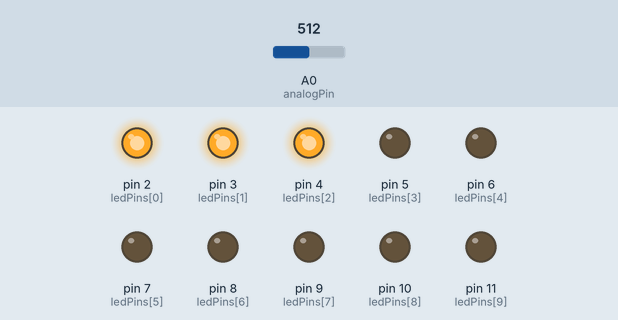
Recording of a sketch running on a simulated Arduino Uno, built with avr-gcc and run on an emulated ATmega328P. Parts: output pins drawn as LEDs (lit = HIGH). Inputs (shaded band) come from the test bench; at power-on: A0 (analogPin) = 512.

Above: at 1.2 s.
1.3 s: A0 (analogPin) set to 496
At 2.6 s:
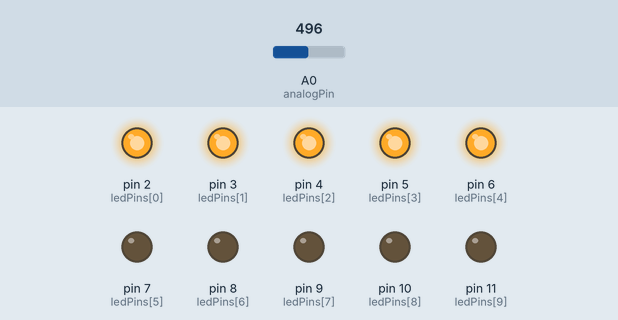
4.4 s: A0 (analogPin) set to 456
At 4.8 s:
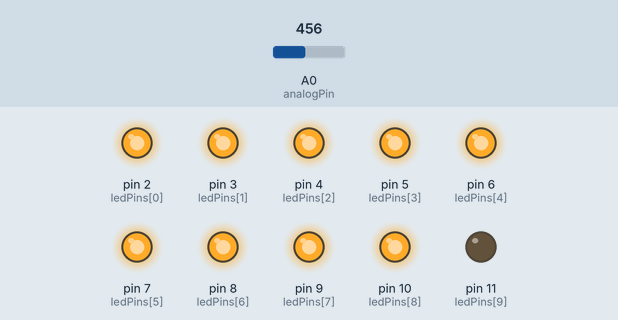
7.5 s: A0 (analogPin) set to 415
10.6 s: A0 (analogPin) set to 388
13.7 s: A0 (analogPin) set to 306
At 15.7 s:
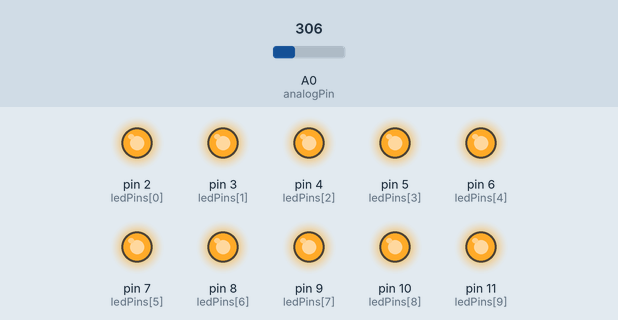
16.8 s: A0 (analogPin) set to 511
At 18.5 s:
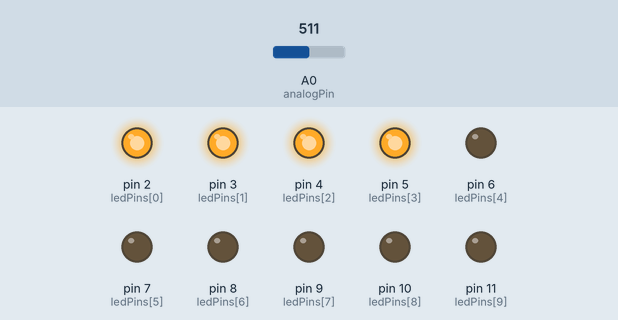
Timing chart, 0 to 20.9 s (numbered marks = the images above; inputs shaded):
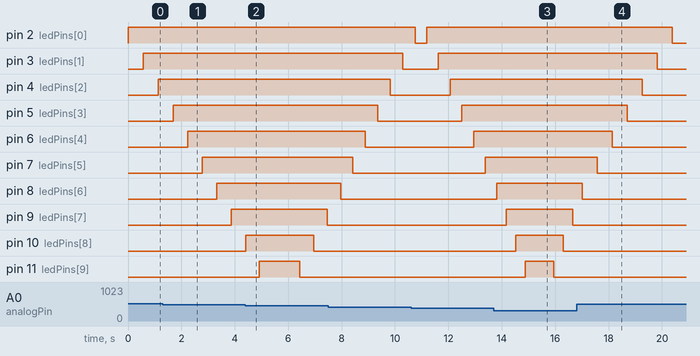

The sketch:

sketch_may17a.ino
```cpp
const int analogPin = A0;   // the pin that the potentiometer is attached to
const int ledCount = 10;    // the number of LEDs in the bar graph
int ledPins[] = {
  2, 3, 4, 5, 6, 7, 8, 9, 10, 11
};   // an array of pin numbers to which LEDs are attached
void setup() {
  // loop over the pin array and set them all to output:
  for (int thisLed = 0; thisLed < ledCount; thisLed++) {
    pinMode(ledPins[thisLed], OUTPUT);
  }
}
void loop() {
  // read the potentiometer:
  int sensorReading = analogRead(analogPin);
  // map the result to a range from 0 to the number of LEDs:
  int ledLevel = map(sensorReading, 0, 700, 0, ledCount);
  // loop over the LED array:
  for (int thisLed = 0; thisLed <= ledCount; thisLed++) {
    // if the array element's index is less than ledLevel,
    // turn the pin for this element on:
      int sensorReading = analogRead(analogPin);
      digitalWrite(ledPins[thisLed], HIGH);
      delay(50+sensorReading);
  }
    // turn off all pins higher than the ledLevel:
  for (int thisLed =ledCount ; thisLed >=0; thisLed--){
       int sensorReading = analogRead(analogPin);
      digitalWrite(ledPins[thisLed],LOW);
      delay(50+sensorReading);
    }
}
```

Measured:
- the behaviour switches between 503 and 502 on A0 (analogPin) (found by bisection; images 0 and 1)
- the behaviour switches between 472 and 471 on A0 (analogPin) (found by bisection; images 1 and 2)
- after the input at 4.4 s, pin 9 (ledPins[7]): HIGH → LOW after 3.1 s
- after the input at 13.7 s, pin 9 (ledPins[7]): LOW → HIGH after 0.47 s instead of 0.56 s; pin 10 (ledPins[8]): LOW → HIGH after 0.83 s instead of 0.99 s
- after the input at 16.8 s, pin 6 (ledPins[4]): HIGH → LOW after 1.3 s instead of 0.94 s
